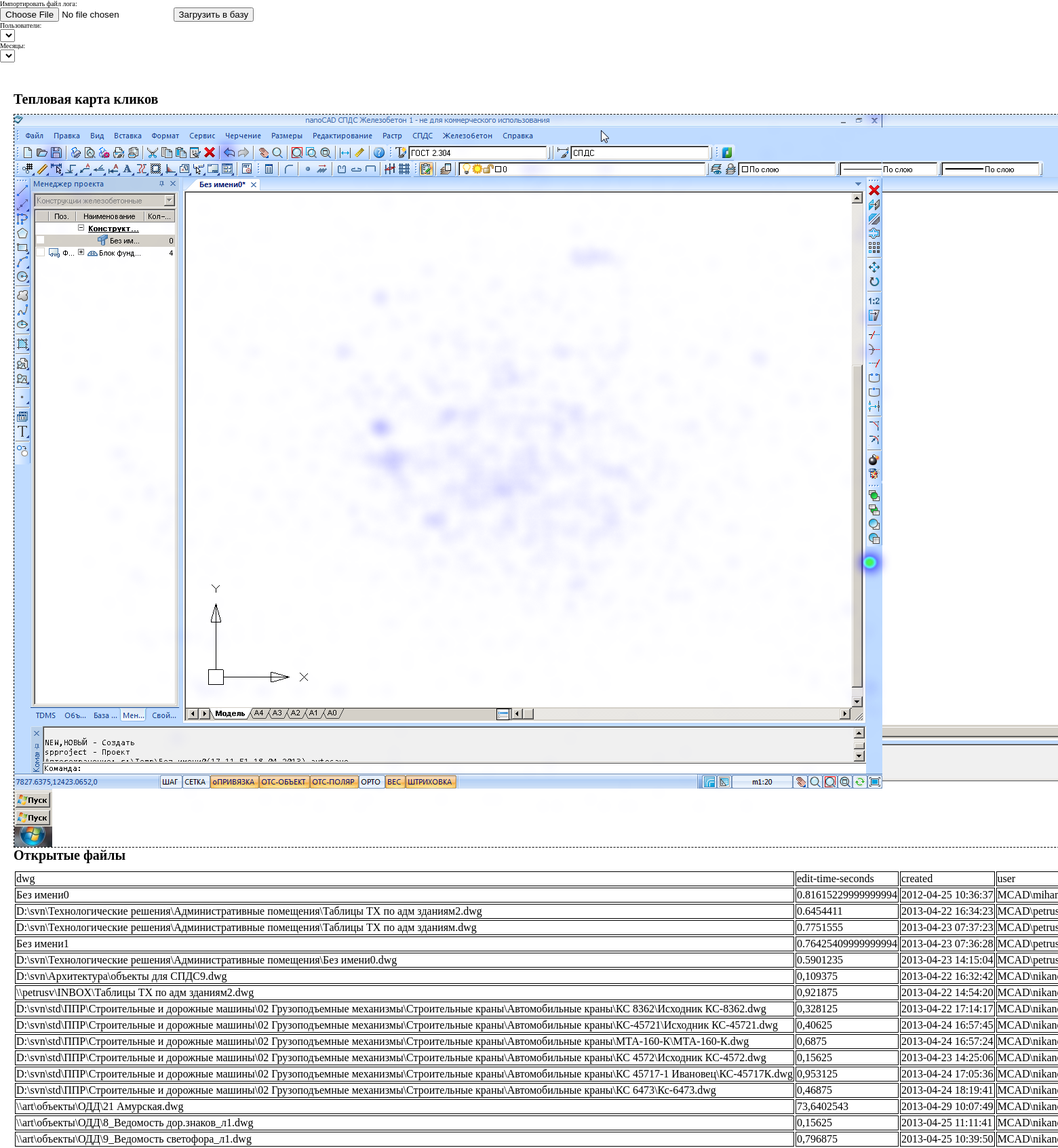
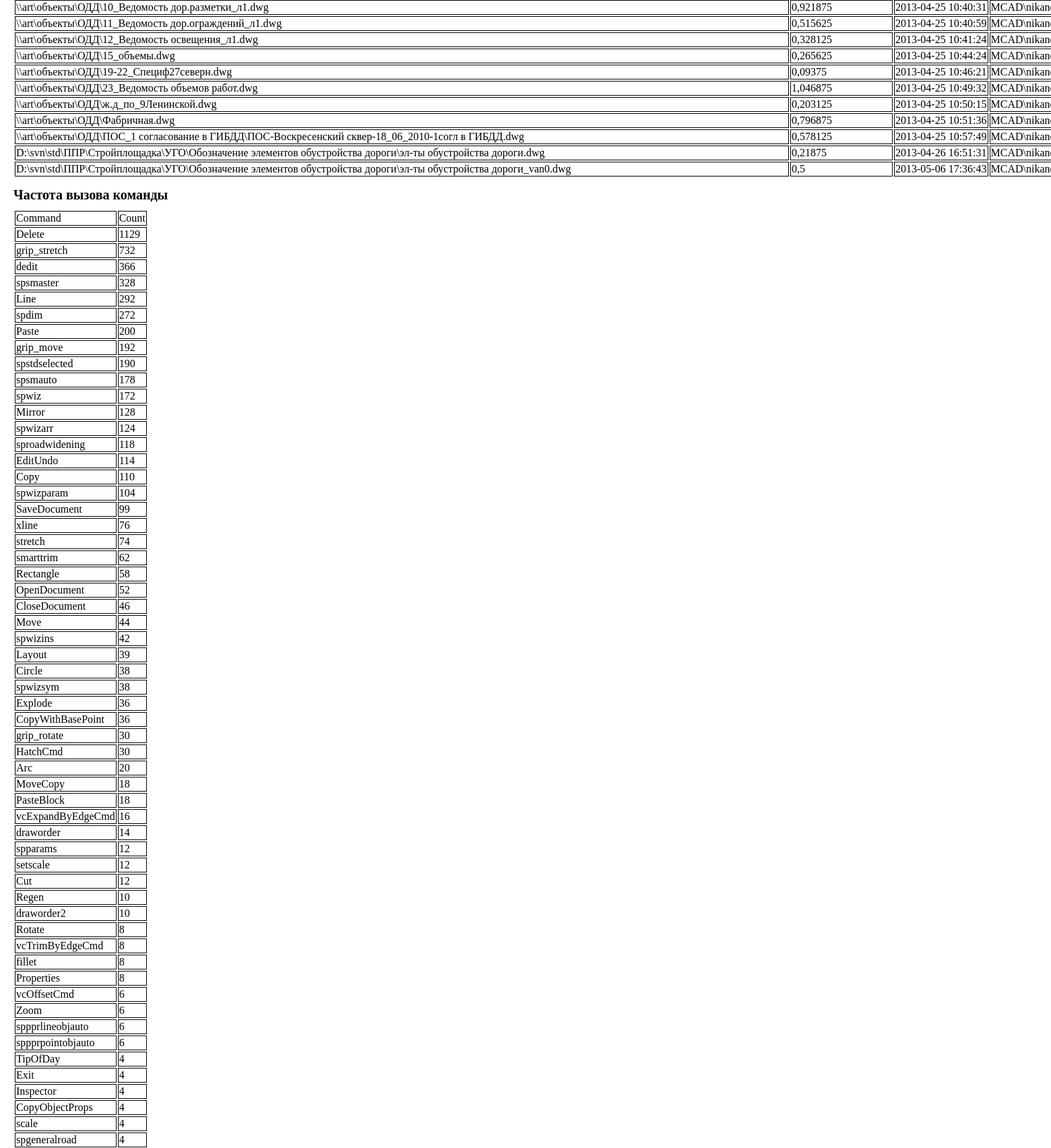
The page / (upper part) on the database its author committed (2 pictures, top to bottom).
### tables this page shows
CREATE TABLE IF NOT EXISTS `commands` (
  `id` int(11) NOT NULL AUTO_INCREMENT,
  `doc_id` int(11) NOT NULL,
  `name` varchar(200) NOT NULL,
  `status` varchar(200) NOT NULL,
  `cursor_x` int(11) NOT NULL,
  `cursor_y` int(11) NOT NULL,
  `time` datetime NOT NULL,
  PRIMARY KEY (`id`),
  UNIQUE KEY `doc_id` (`doc_id`,`name`(191),`status`,`time`)
);

### init.php (called while the page is built, shortened)
<?php
$username = "root";
$password="csoft";
$database="test";
$server="127.0.0.1";
$db_handle = mysql_connect($server,$username,$password);
$db_found = mysql_select_db($database,$db_handle);
$documents_table_name="documents";
$commands_table_name="commands";
?>

### data.php (called while the page is built, shortened)
<?php
require "init.php";
if ($db_found){
	$select_query = "SELECT * from ".$commands_table_name;
	$rows=mysql_query($select_query);
};
?>

### dwg.php (the view, shortened to what this page needs)
<?php
require "init.php";
if ($db_found){
	$select_query = "SELECT * from ".$documents_table_name;
	$rows=mysql_query($select_query);
	$out= "<table>";
	$out.= "<tr>";
	$out.= "<td>dwg</td>";
	$out.= "<td>edit-time-seconds</td>";
	$out.= "<td>created</td>";
	$out.= "<td>user</td>";
	$out.= "<td>closed</td>";
	$out.= "</tr>";
	while ($row = mysql_fetch_assoc($rows)){
		$out.="<tr>";
		$out.="<td>".$row["dwg"]."</td>";
		$out.="<td>".$row["edit_time_seconds"]."</td>";
		$out.="<td>".$row["created"]."</td>";
		$out.="<td>".$row["user"]."</td>";
		$out.="<td>".$row["closed"]."</td>";
		$out.="</tr>";
	};
	$out.="</table>";
	echo $out;
};
?>

### index.php (shortened to what this page needs)
<!DOCTYPE html[]>
<html lang="en">
  <head>
    <link rel="stylesheet" href="log.css" type="text/css">
  </head>
  <body>
	<div id="upload">
		<form action="upload.php" method="post"
			enctype="multipart/form-data">
			<label for="file">Импортировать файл лога:</label><br/>
			<input type="file" name="file" id="file"/>
			<input type="submit" name="submit" value="Загрузить в базу"/><br/>
			<label for="cmbUsers">Пользователи:</label><br/>
			<select id="cmbUsers" ></select><br/>
			<label for="cmbMonths">Месяцы:</label><br/>
			<select id="cmbMonths" ></select>
		</form>
	</div>
    <div id="main">
      <h1>Тепловая карта кликов</h1>
        <?php require 'data.php'; ?>
      <div id="heatmapArea">
      </div>
      <div>
        <h1>Открытые файлы</h1>
      </div>
      <div id="dwg">
			<?php require 'dwg.php'; ?>
      </div>
      <div>
        <h1>Частота вызова команды</h1>
      </div>
      <div id="commands">
		<?php require 'commands.php'; ?>
      </div>
    </div>
  </body>
</html>

### commands.php (shortened to what this page needs)
<?php
require "init.php";
$out = "<table>
	<tr>
	<td>Command</td>
	<td>Count</td>
	</tr>";
$cmds=array();
if ($db_found){
	$select_query = "SELECT * from ".$commands_table_name;
	$rows=mysql_query($select_query);
	while ($row = mysql_fetch_assoc($rows)){
		$commandName= (string)$row["name"];
		if (!empty($commandName)){
			if (!empty($cmds[$commandName]))
				$cmds[$commandName]++;
			else
				$cmds[$commandName]=1;
		};
	};
	arsort($cmds);
	foreach ($cmds as $key => $value){
		$out.="<tr>";
		$out.="<td>".$key."</td>";
		$out.="<td>".$value."</td>";
		$out.="</tr>";
	}
};
$out.="</table>";
echo $out;
?>

### log.css (style rules this page uses)
body, html { margin:0; padding:0; font-size: 10px; font-family: Tahoma; }
h1 { margin-bottom:10px; }
#main { width:1920px; padding:20px; margin:auto; }
#heatmapArea { position:relative; float:left; width:1980px; height:1080px; background-image:url(shot.png); background-repeat:no-repeat; border:1px dashed black; }
div tr,td { border:thin black solid; margin:0px; }

### rows shown on the page
commands: time "2012-04-25 10:36:37"
commands: time "2013-04-23 07:36:28"
commands: time "2013-04-22 14:54:20"
commands: time "2013-04-22 17:14:17"
commands: time "2013-04-24 16:57:45"

### other values the page prints
$row["dwg"] "Без имени0"
$row["edit_time_seconds"] "0.81615229999999994"
$row["dwg"] "D:\\svn\\Технологические решения\\Административные помещения\\Таблицы ТХ по адм зданиям2.dwg"
$row["edit_time_seconds"] "0.6454411"
$row["created"] "2013-04-22 16:34:23"
$row["dwg"] "D:\\svn\\Технологические решения\\Административные помещения\\Таблицы ТХ по адм зданиям.dwg"
$row["edit_time_seconds"] "0.7751555"
$row["created"] "2013-04-23 07:37:23"
$row["dwg"] "Без имени1"
$row["edit_time_seconds"] "0.76425409999999994"
$row["dwg"] "D:\\svn\\Технологические решения\\Административные помещения\\Без имени0.dwg"
$row["edit_time_seconds"] "0.5901235"
$row["created"] "2013-04-23 14:15:04"
$row["dwg"] "D:\\svn\\Архитектура\\объекты для СПДС9.dwg"
$row["edit_time_seconds"] "0,109375"
